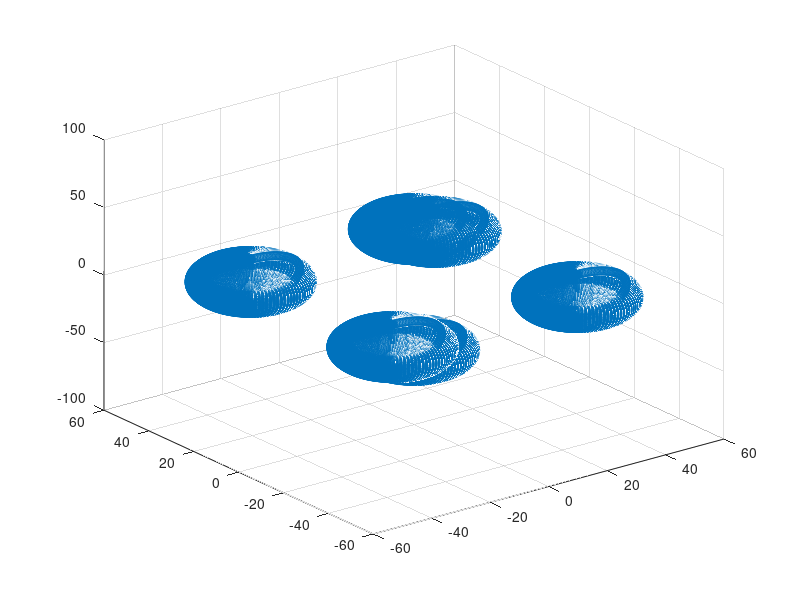

This chart was generated by the following MATLAB code: (Note: this script raises an error after producing the figure.)
function main()
    addpath('astra\astra-1.9.0.dev11\tools')
    addpath('astra\astra-1.9.0.dev11\mex')
    simPath='octahedra/tilt/';
    GTPath='octahedra/stack/';
    nGrid = 256;
    [X, Y, Z] = meshgrid(linspace(-127.5,127.5, nGrid));
    QP = [X(:) Y(:) Z(:)];
    rng(999)
    betas = -90:3:90;
    %%%%%%%%%%%%%%%
    sampleVolume = 150;
    [x0,y0,z0] = sphere(100);x0 = x0(:);y0 = y0(:);z0 = z0(:);
    for sample = 1:sampleVolume
        disp(['current sample: ',num2str(sample),'/',num2str(sampleVolume)])
        simname=strcat(simPath,num2str(sample),'.tif');
        GTname=strcat(GTPath,num2str(sample),'.tif');
        
        t_rad = 5+rand()*15; %5~20 = 10
        x1 = x0 *t_rad;
        y1 = y0 *t_rad;
        z1 = z0 *t_rad;
        size = 60+rand()*40; %50~150 =100
        T = [x1+size/2,     y1+size/2,     z1+0;
             x1+size/2,     y1-size/2,     z1+0;
             x1-size/2,     y1-size/2,     z1+0;
             x1-size/2,     y1+size/2,     z1+0;
             x1+0,             y1+0,     z1-size/sqrt(2);
             x1+0,             y1+0,     z1+size/sqrt(2);];
        
        scatter3(T(:,1),T(:,2),T(:,3))
        T = rand_rot_3D(T);
        T = rand_trans_3D(T);
        S = delaunayTriangulation(T);
        indexIntersect = (~isnan(pointLocation(S, QP)));
        mask = double(reshape(indexIntersect, [nGrid nGrid nGrid]));
        imSaver(mask,GTname)
        projs = projector(mask,betas,nGrid);
        imSaver(projs/max(projs(:)),simname)
    end
    
    
end

function vertices = rand_rot_3D(vertices)
    t = rand()*360;
    RZ1 = [cosd(t) -sind(t) 0;
          sind(t)  cosd(t) 0;
          0 0 1];  
    t = rand()*360;
    RX = [1           0            0;
           0 cosd(t) -sind(t);
          0 sind(t)  cosd(t)];
    t = rand()*360;
    RZ2 = [cosd(t) -sind(t) 0;
          sind(t)  cosd(t) 0;
          0 0 1];      
    vertices=vertices*RZ1;
    vertices=vertices*RX;
    vertices=vertices*RZ2;   
end

function vertices = rand_trans_3D(vertices)
    vertices = vertices + (rand([1,3])*10-5);
end

function proj = projector(mask,betas,nGrid)
    vol_geom = astra_create_vol_geom(nGrid,nGrid,nGrid);
    proj_geom = astra_create_proj_geom('parallel3d', 1.0, 1.0, nGrid, nGrid, betas/180*pi+pi/2); %carefully cabrilated, don't change
    [proj_id, proj_data] = astra_create_sino3d_cuda(permute(mask,[3,2,1]), proj_geom, vol_geom);%carefully cabrilated, don't change
    proj_data = permute(proj_data,[3,1,2]);%carefully cabrilated, don't change
    proj = proj_data;
    astra_mex_data3d('delete', proj_id);
end

function imSaver(im,path)
    for i = 1:size(im,3)
        if i==1
            imwrite(im(:, :, i), path, 'WriteMode', 'overwrite',  'Compression','none');
        else
            imwrite(im(:, :, i), path, 'WriteMode', 'append',  'Compression','none');
        end 
    end

end